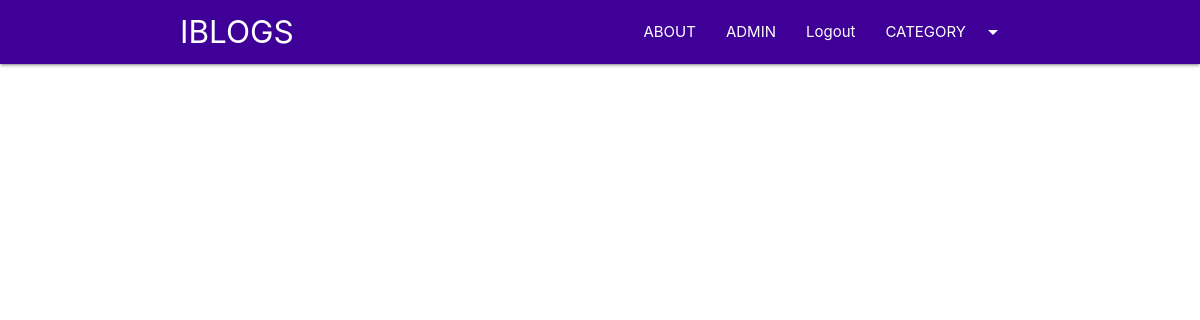
Page /home/ on the earlier database version.
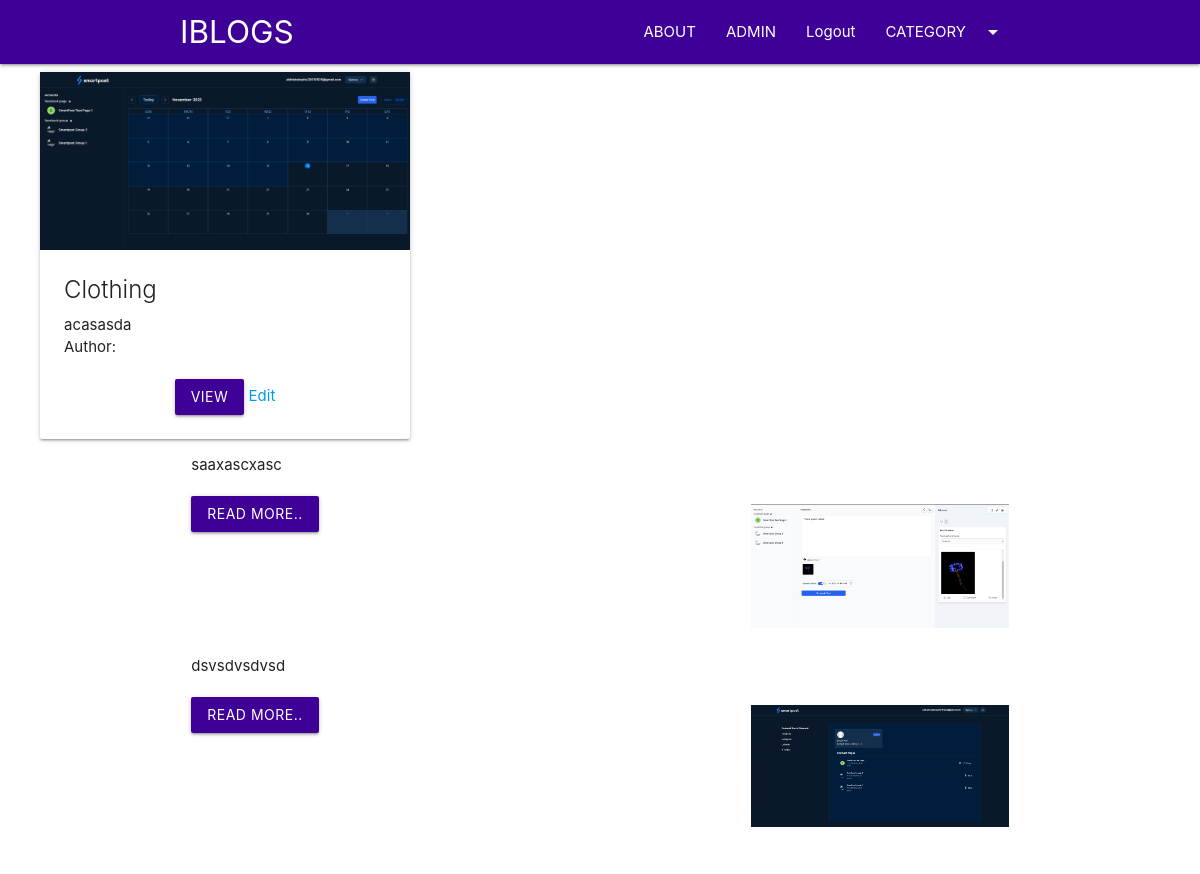
Same page on the later database version.
### blogapp/models.py (models this page shows, shortened)
class Category(models.Model):
    cat_id = models.AutoField(primary_key=True)
    title = models.CharField(max_length=100)
    description = models.TextField()
    url = models.CharField(max_length=100)
    image = models.ImageField(upload_to='category/')

class Post(models.Model):
    post_id = models.AutoField(primary_key=True)
    title = models.CharField(max_length=200)
    content = models.TextField()
    url = models.CharField(max_length=100)
    cat = models.ForeignKey(Category, on_delete=models.CASCADE)
    image = models.ImageField(upload_to='post/')
    author = models.ForeignKey(User,on_delete=models.CASCADE,null=True)

### blogapp/views.py (the view)
# urls.py: 2. Add a URL to urlpatterns:  path('', views.home, name='home')
def home(request):
    posts = Post.objects.all()[:11]
    cats = Category.objects.all()
    data = {
        'posts': posts,
        'cats': cats
    }
    return render(request, 'home.html', data)

### template/home.html (shortened to what this page needs)
{%extends 'base.html' %}
{%block content%}
<div class="container-custom">
    <div class="owl-carousel">
      {% for cat in cats %}
    <div class="card item" style="margin-left:10px;">
        <div class="img-container">
            <img src="/media/{{ cat.image }}" class="responsive-img" alt="">
        </div>
        <div class="card-content">
            <div class="card-title">
                {{ cat.title }}
            </div>
            <p class="truncate">{{ cat.description }}</p>
            <p>Author: {{ cat.author }}</p>
            <div class="container center-align mt20">
                <a href="/category/{{ cat.url }}" class="btn bg-primary">VIEW</a>
                {% if cat.post_set.all %}
                    {% with first_post=cat.post_set.first %}
                        <a href="{% url 'edit' category_id=cat.cat_id post_id=first_post.post_id %}">Edit</a>
                    {% endwith %}
                {% endif %}
            </div>
        </div>
    </div>
{% endfor %}
    </div>
</div>
<div class="container">
    <div class="row">
        <div class="col s12 ">
            {%for p in posts %}
            <div class="row">
                <div class="col s12 m8">
                    {{p.content |truncatewords:60 | safe}}
                    <div class="mt20">
                        <a href="/blog/{{p.url}}" class="btn  bg-primary ">Read More..</a>
                    </div>
                </div>
                <div class="col s12 m4">
                    <img src="/media/{{p.image}}" class="responsive-img" style="margin-top:50px;">
                </div>
            </div>
            {%endfor %}
        </div>
    </div>
</div>
{%endblock%}

### template/base.html (shortened to what this page needs)
<!DOCTYPE html>
<html lang="en">
<head>
    <link rel="stylesheet" href="https://cdnjs.cloudflare.com/ajax/libs/materialize/1.0.0/css/materialize.min.css">
    {% load static %}
    <link rel="stylesheet" href="{% static 'css/style.css'%}">
    <link rel="stylesheet" href="{% static 'css/owl.carousel.min.css'%}">
    <link rel="stylesheet" href="{% static 'css/owl.theme.default.min.css'%}">
</head>
<body>
{%include 'header.html' %}
{%block content %}
{%endblock%}
</body>
</html>

### template/header.html (shortened to what this page needs)
<nav class="bg-primary">
    <div class="container">
        <div class="nav-wrapper">
            <a href="/home" class="brand-logo">IBLOGS</a>
            <ul class="right hide-on-med-and-down">
                <li><a href="/about">ABOUT</a></li>
                <li><a href="/admin">ADMIN</a></li>
            <li><a href="{% url 'logout' %}">Logout</a></li>
                <li><a class="dropdown-trigger" href="#!" data-target="dropdown1">CATEGORY<i
                        class="material-icons right">arrow_drop_down</i></a>
                </li>
            </ul>
        </div>
    </div>
</nav>

### blogapp/static/css/style.css (style rules this page uses)
.bg-primary { background:#3f0097!important; }
.mt20 { margin-top:20px; }
.container-custom { width:95%!important; margin:auto; }

Differences in the rows shown:
added Category: image (picture), title "Clothing", description "acasasda", shows "Edit"
added Post: content "saaxascxasc", image (picture)
added Post: content "dsvsdvsdvsd", image (picture)
